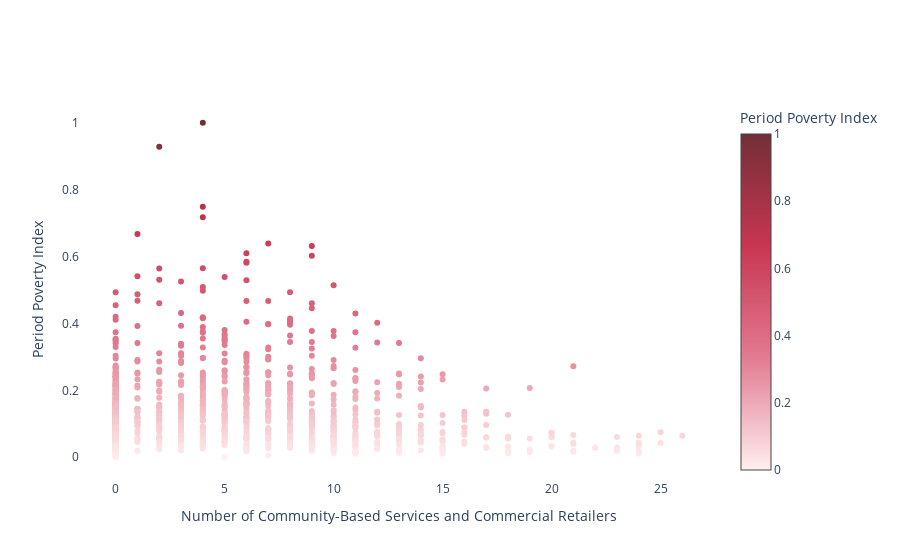

Notebook code for this chart:
### Code cell
import plotly.graph_objs as go
from plotly.subplots import make_subplots
import plotly.colors as colors

pp_dta = pd.read_json("data/index_data_for_scatter.json")

# Custom colorscale with shades of dark wine red
custom_reds = colors.make_colorscale(['#FFEEEE', '#E27B91', '#C83652', '#722f37'])

# Create a scatter plot of pp_index vs. number_of_centers, where each point represents a tract
scatter = go.Scatter(x=pp_dta['number_of_centers'], y=pp_dta['pp_index'],
                     mode='markers', 
                     marker=dict(color=pp_dta['pp_index'], 
                                 colorscale=custom_reds, 
                                 reversescale=False,
                                 sizemode='diameter', 
                                 sizeref=0.1, 
                                 size=6, 
                                 opacity=1,
                                 colorbar=dict(title='Period Poverty Index')),
                                 text=pp_dta['neighborhood_name'])

fig = make_subplots(rows=1, cols=1, specs=[[{}]], shared_xaxes=True, 
                    shared_yaxes=False, horizontal_spacing=0.1)

fig.add_trace(scatter, row=1, col=1)

# y-axis title
fig.update_yaxes(title_text='Period Poverty Index', row=1, col=1, range=[0.05, None])

# x-axis title 
fig.update_xaxes(title_text='Number of Community-Based Services and Commercial Retailers', row=1, col=1)

# set title and make the background white
fig.update_layout(plot_bgcolor='white')

fig.show()

### Figure 1 — Plotly figure (JSON) as saved in the notebook; plotly's stock layout.template omitted (floating-point values rounded to 4 significant figures; data arrays with more than 128 entries replaced by an {"elided": "..."} marker saying what was removed)
{"data": [{"marker": {"color": {"elided": "1273 float values"}, "colorbar": {"title": {"text": "Period Poverty Index"}}, "colorscale": [[0, "#FFEEEE"], [0.3333, "#E27B91"], [0.6667, "#C83652"], [1, "#722f37"]], "opacity": 1, "reversescale": false, "size": 6, "sizemode": "diameter", "sizeref": 0.1}, "mode": "markers", "text": {"elided": "1273 str values"}, "type": "scatter", "x": {"elided": "1273 int values"}, "xaxis": "x", "y": {"elided": "1273 float values"}, "yaxis": "y"}], "layout": {"plot_bgcolor": "white", "xaxis": {"anchor": "y", "domain": [0, 1], "title": {"text": "Number of Community-Based Services and Commercial Retailers"}}, "yaxis": {"anchor": "x", "domain": [0, 1], "range": [0.05, null], "title": {"text": "Period Poverty Index"}}}}
